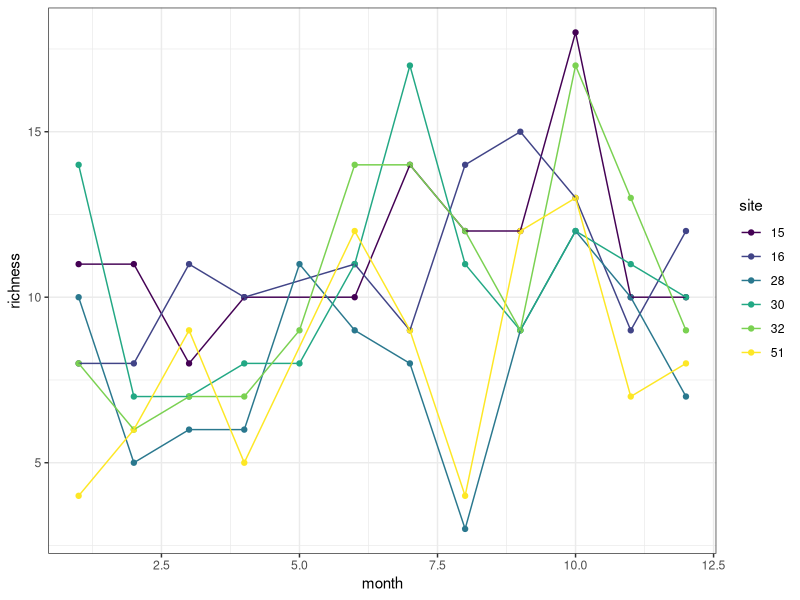
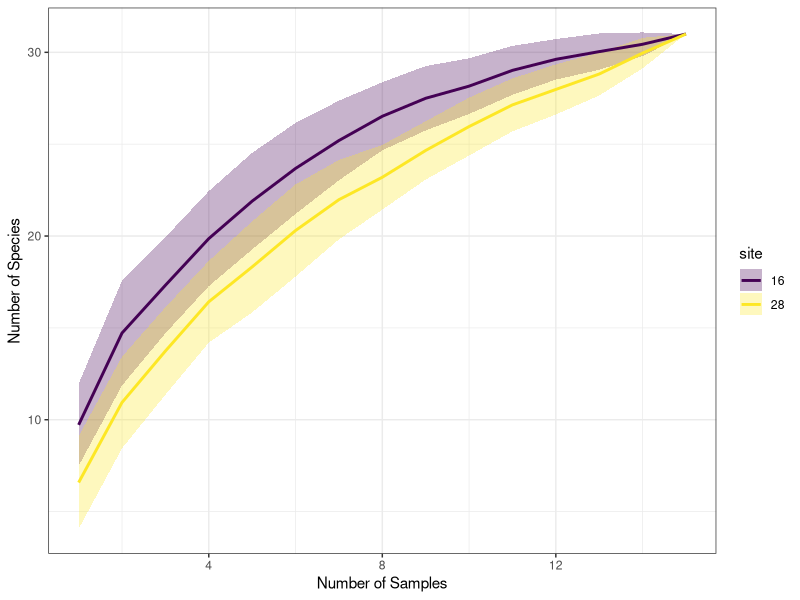

Reproduce these figures in R, in order.
## ---- chunk 1
knitr::opts_chunk$set(collapse = T, cache = T)
## ---- chunk 2
library(tidyverse)
library(viridis)

df = read_csv('data/Calcasieu.csv') |> 
  mutate(site = as.character(site),
         month = month(date)) |> 
  pivot_longer(cols = 4:62, 
               names_to = "Species", 
               values_to = "Count") |> 
  filter(Count > 0) |> 
  group_by(month,site) |> 
  summarize(richness = n_distinct(Species))


ggplot(df, aes(month, richness, color = site))+
  geom_point(size = 1.5)+
  geom_line()+
  scale_color_viridis_d()+
  theme_bw()
  
## ---- chunk 3
df = read_csv('data/Calcasieu.csv') |>
  mutate(site = as.character(site),
         month = month(date)) |> 
  filter(site == '30') |> 
  pivot_longer(cols = 4:62, 
               names_to = "Species", 
               values_to = "Count") |> 
  mutate(season = case_when(
    month %in% c(9,10,11) ~ 'Fall',
    month %in% c(3,4,5) ~ 'Spring'
  )) |> 
  filter(Count > 0) |> 
  drop_na(season) 


# simpson
df |> 
  group_by(season) |>  
  mutate(Total = sum(Count)) |> 
  ungroup() |> 
  group_by(season, Species) |>
  summarize(Count_Spp = sum(Count),
            Total_Count = max(Total)) |> 
  mutate(p = Count_Spp/Total_Count, 
         p2 = p^2) |> 
  ungroup() |> 
  group_by(season) |> 
  summarise(s_dominance = sum(p2),
            s_evenness = 1 - s_dominance,
            inverse_s = 1/s_dominance) |> 
  ungroup() |> 
  summarize(across(s_dominance:inverse_s, mean))


## ---- chunk 4
# curve for site 15
df = read_csv('data/Calcasieu.csv') |> 
  mutate(site = as.character(site),
         month = month(date)) |> 
  pivot_longer(cols = 4:62, 
               names_to = "Species", 
               values_to = "Count") |> 
  filter(Count > 0) 

m16 = df |> 
  filter(site == '16')|> 
  group_by(site, date) |> 
  mutate(sample_ID = cur_group_id()) |> 
  ungroup()


m16_sample_ID  = unique(m16$sample_ID)

iterations = 50

# store data
sp_m16 = tibble(site = '16', 
               n_samp = rep(1:length(m16_sample_ID),times = iterations), 
               n_spp = NA,
               i = rep(1:iterations, each = length(m16_sample_ID)))

for (j in 1:iterations) {
  # create random sample order
  sID = sample(m16_sample_ID)
  for (i in 1:length(m16_sample_ID)) {
    # sample ID to include
    samp = sID[1:i]
    
    # include only sample numbers
    d = m16 |>
      filter(sample_ID %in% samp,
             Count > 0)
    
    sp_m16$n_spp[i+((j-1)*length(m16_sample_ID))] = length(unique(d$Species))
  }
}

m28 = df |> 
  filter(site == '28')|> 
  group_by(site, date) |> 
  mutate(sample_ID = cur_group_id()) |> 
  ungroup()


m28_sample_ID  = unique(m28$sample_ID)

iterations = 50

# store data
sp_m28 = tibble(site = '28', 
               n_samp = rep(1:length(m28_sample_ID),times = iterations), 
               n_spp = NA,
               i = rep(1:iterations, each = length(m28_sample_ID)))

for (j in 1:iterations) {
  # create random sample order
  sID = sample(m28_sample_ID)
  for (i in 1:length(m28_sample_ID)) {
    # sample ID to include
    samp = sID[1:i]
    
    # include only sample numbers
    d = m28 |>
      filter(sample_ID %in% samp,
             Count > 0)
    
    sp_m28$n_spp[i+((j-1)*length(m28_sample_ID))] = length(unique(d$Species))
  }
}


avg = bind_rows(sp_m16, sp_m28) |> 
  group_by(site, n_samp) |> 
  summarize(m_spp = mean(n_spp, na.rm = T),
            sd_spp = sd(n_spp, na.rm = T))

ggplot(avg, aes(n_samp, m_spp, group = site))+
  geom_ribbon(aes(ymin = m_spp - sd_spp, ymax = m_spp + sd_spp, 
                  fill = site), alpha = 0.3)+
  geom_line(aes(color = site), 
            linewidth = 1)+
  scale_color_viridis_d()+
  scale_fill_viridis_d()+
  labs(x = 'Number of Samples',
       y = 'Number of Species',
       color = 'site')+
  theme_bw()
